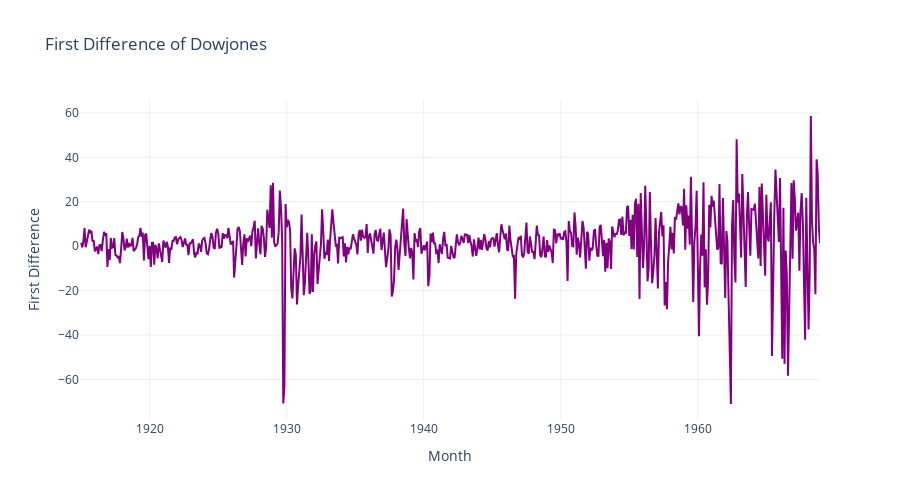

The notebook cell saved with this chart:
### Code cell
# Create an interactive line plot with Plotly for 'Seasonal First Difference'
fig = go.Figure()

# Add a line trace for the seasonal first difference
fig.add_trace(
    go.Scatter(
        x=dowjones_df.index,
        y=dowjones_df["Price_diff_1"],
        mode="lines",
        name="First Difference",
        line=dict(color="purple"),
    )
)

# Customize the layout for better visualization
fig.update_layout(
    title="First Difference of Dowjones",
    xaxis_title="Month",
    yaxis_title="First Difference",
    template="plotly_white",
    width=900,
    height=500,  # Custom dimensions
    xaxis=dict(showgrid=True, zeroline=False),
    yaxis=dict(showgrid=True, zeroline=False),
    hovermode="x unified",  # Show hover info for all traces at the same time
)

### Figure 1 — Plotly figure (JSON) as saved in the notebook; plotly's stock layout.template omitted (floating-point values rounded to 4 significant figures; data arrays with more than 128 entries replaced by an {"elided": "..."} marker saying what was removed)
{"data": [{"line": {"color": "purple"}, "mode": "lines", "name": "First Difference", "type": "scatter", "x": {"elided": "649 str values"}, "y": {"elided": "649 float values"}}], "layout": {"height": 500, "hovermode": "x unified", "title": {"text": "First Difference of Dowjones"}, "width": 900, "xaxis": {"showgrid": true, "title": {"text": "Month"}, "zeroline": false}, "yaxis": {"showgrid": true, "title": {"text": "First Difference"}, "zeroline": false}}}
